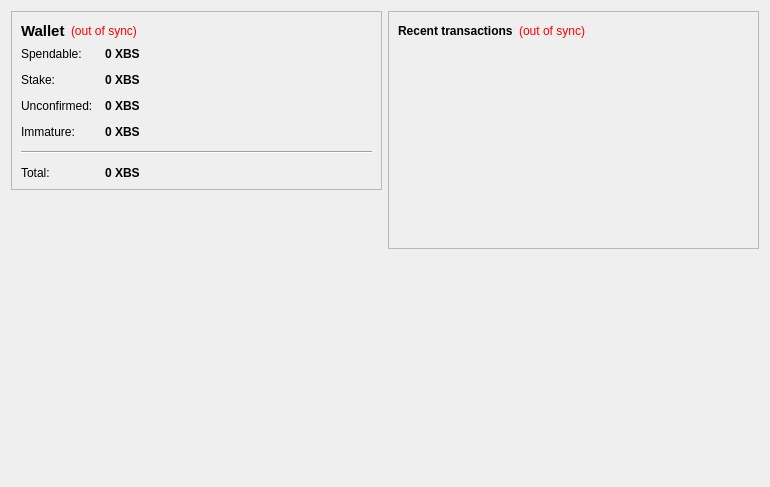
<?xml version="1.0" encoding="UTF-8"?>
<ui version="4.0">
 <class>OverviewPage</class>
 <widget class="QWidget" name="OverviewPage">
  <property name="geometry">
   <rect>
    <x>0</x>
    <y>0</y>
    <width>770</width>
    <height>487</height>
   </rect>
  </property>
  <property name="windowTitle">
   <string>Form</string>
  </property>
  <layout class="QHBoxLayout" name="horizontalLayout" stretch="1,1">
   <item>
    <layout class="QVBoxLayout" name="verticalLayout_2">
     <item>
      <widget class="QFrame" name="frame">
       <property name="frameShape">
        <enum>QFrame::StyledPanel</enum>
       </property>
       <property name="frameShadow">
        <enum>QFrame::Raised</enum>
       </property>
       <layout class="QVBoxLayout" name="verticalLayout_4">
        <item>
         <layout class="QHBoxLayout" name="horizontalLayout_4">
          <item>
           <widget class="QLabel" name="label_5">
            <property name="font">
             <font>
              <pointsize>11</pointsize>
              <weight>75</weight>
              <bold>true</bold>
             </font>
            </property>
            <property name="text">
             <string>Wallet</string>
            </property>
           </widget>
          </item>
          <item>
           <widget class="QLabel" name="labelWalletStatus">
            <property name="toolTip">
             <string>The displayed information may be out of date. Your wallet automatically synchronizes with the Bitstake network after a connection is established, but this process has not completed yet.</string>
            </property>
            <property name="styleSheet">
             <string notr="true">QLabel { color: red; }</string>
            </property>
            <property name="text">
             <string notr="true">(out of sync)</string>
            </property>
            <property name="alignment">
             <set>Qt::AlignLeading|Qt::AlignLeft|Qt::AlignVCenter</set>
            </property>
           </widget>
          </item>
          <item>
           <spacer name="horizontalSpacer_2">
            <property name="orientation">
             <enum>Qt::Horizontal</enum>
            </property>
            <property name="sizeHint" stdset="0">
             <size>
              <width>40</width>
              <height>20</height>
             </size>
            </property>
           </spacer>
          </item>
         </layout>
        </item>
        <item>
         <layout class="QFormLayout" name="formLayout_2">
          <property name="fieldGrowthPolicy">
           <enum>QFormLayout::AllNonFixedFieldsGrow</enum>
          </property>
          <property name="horizontalSpacing">
           <number>12</number>
          </property>
          <property name="verticalSpacing">
           <number>12</number>
          </property>
          <item row="0" column="0">
           <widget class="QLabel" name="label">
            <property name="text">
             <string>Spendable:</string>
            </property>
           </widget>
          </item>
          <item row="0" column="1">
           <widget class="QLabel" name="labelBalance">
            <property name="font">
             <font>
              <weight>75</weight>
              <bold>true</bold>
             </font>
            </property>
            <property name="cursor">
             <cursorShape>IBeamCursor</cursorShape>
            </property>
            <property name="toolTip">
             <string>Your current spendable balance</string>
            </property>
            <property name="text">
             <string notr="true">0 XBS</string>
            </property>
            <property name="textInteractionFlags">
             <set>Qt::LinksAccessibleByMouse|Qt::TextSelectableByKeyboard|Qt::TextSelectableByMouse</set>
            </property>
           </widget>
          </item>
          <item row="1" column="0">
           <widget class="QLabel" name="label_6">
            <property name="text">
             <string>Stake:</string>
            </property>
           </widget>
          </item>
          <item row="1" column="1">
           <widget class="QLabel" name="labelStake">
            <property name="font">
             <font>
              <weight>75</weight>
              <bold>true</bold>
             </font>
            </property>
            <property name="cursor">
             <cursorShape>IBeamCursor</cursorShape>
            </property>
            <property name="toolTip">
             <string>Total of coins that was staked, and do not yet count toward the current balance</string>
            </property>
            <property name="text">
             <string notr="true">0 XBS</string>
            </property>
            <property name="textInteractionFlags">
             <set>Qt::LinksAccessibleByMouse|Qt::TextSelectableByKeyboard|Qt::TextSelectableByMouse</set>
            </property>
           </widget>
          </item>
          <item row="2" column="0">
           <widget class="QLabel" name="label_3">
            <property name="text">
             <string>Unconfirmed:</string>
            </property>
           </widget>
          </item>
          <item row="2" column="1">
           <widget class="QLabel" name="labelUnconfirmed">
            <property name="font">
             <font>
              <weight>75</weight>
              <bold>true</bold>
             </font>
            </property>
            <property name="cursor">
             <cursorShape>IBeamCursor</cursorShape>
            </property>
            <property name="toolTip">
             <string>Total of transactions that have yet to be confirmed, and do not yet count toward the current balance</string>
            </property>
            <property name="text">
             <string notr="true">0 XBS</string>
            </property>
            <property name="textInteractionFlags">
             <set>Qt::LinksAccessibleByMouse|Qt::TextSelectableByKeyboard|Qt::TextSelectableByMouse</set>
            </property>
           </widget>
          </item>
          <item row="3" column="0">
           <widget class="QLabel" name="labelImmatureText">
            <property name="text">
             <string>Immature:</string>
            </property>
           </widget>
          </item>
          <item row="3" column="1">
           <widget class="QLabel" name="labelImmature">
            <property name="font">
             <font>
              <weight>75</weight>
              <bold>true</bold>
             </font>
            </property>
            <property name="toolTip">
             <string>Mined balance that has not yet matured</string>
            </property>
            <property name="text">
             <string notr="true">0 XBS</string>
            </property>
            <property name="textInteractionFlags">
             <set>Qt::LinksAccessibleByMouse|Qt::TextSelectableByKeyboard|Qt::TextSelectableByMouse</set>
            </property>
           </widget>
          </item>
          <item row="4" column="0" colspan="2">
           <widget class="Line" name="line">
            <property name="orientation">
             <enum>Qt::Horizontal</enum>
            </property>
           </widget>
          </item>
          <item row="5" column="0">
           <widget class="QLabel" name="labelTotalText">
            <property name="text">
             <string>Total:</string>
            </property>
           </widget>
          </item>
          <item row="5" column="1">
           <widget class="QLabel" name="labelTotal">
            <property name="font">
             <font>
              <weight>75</weight>
              <bold>true</bold>
             </font>
            </property>
            <property name="cursor">
             <cursorShape>IBeamCursor</cursorShape>
            </property>
            <property name="toolTip">
             <string>Your current total balance</string>
            </property>
            <property name="text">
             <string notr="true">0 XBS</string>
            </property>
            <property name="textInteractionFlags">
             <set>Qt::LinksAccessibleByMouse|Qt::TextSelectableByKeyboard|Qt::TextSelectableByMouse</set>
            </property>
           </widget>
          </item>
         </layout>
        </item>
       </layout>
      </widget>
     </item>
     <item>
      <spacer name="verticalSpacer">
       <property name="orientation">
        <enum>Qt::Vertical</enum>
       </property>
       <property name="sizeHint" stdset="0">
        <size>
         <width>20</width>
         <height>40</height>
        </size>
       </property>
      </spacer>
     </item>
     <item>
      <widget class="QLabel" name="label_2">
       <property name="autoFillBackground">
        <bool>true</bool>
       </property>
       <property name="text">
        <string/>
       </property>
       <property name="pixmap">
        <pixmap resource="../bitcoin.qrc">:/icons/drmbg</pixmap>
       </property>
       <property name="scaledContents">
        <bool>false</bool>
       </property>
       <property name="margin">
        <number>0</number>
       </property>
      </widget>
     </item>
    </layout>
   </item>
   <item>
    <layout class="QVBoxLayout" name="verticalLayout_3">
     <item>
      <widget class="QFrame" name="frame_2">
       <property name="frameShape">
        <enum>QFrame::StyledPanel</enum>
       </property>
       <property name="frameShadow">
        <enum>QFrame::Raised</enum>
       </property>
       <layout class="QVBoxLayout" name="verticalLayout">
        <item>
         <layout class="QHBoxLayout" name="horizontalLayout_2">
          <item>
           <widget class="QLabel" name="label_4">
            <property name="text">
             <string>&lt;b&gt;Recent transactions&lt;/b&gt;</string>
            </property>
           </widget>
          </item>
          <item>
           <widget class="QLabel" name="labelTransactionsStatus">
            <property name="toolTip">
             <string>The displayed information may be out of date. Your wallet automatically synchronizes with the Bitstake network after a connection is established, but this process has not completed yet.</string>
            </property>
            <property name="styleSheet">
             <string notr="true">QLabel { color: red; }</string>
            </property>
            <property name="text">
             <string notr="true">(out of sync)</string>
            </property>
            <property name="alignment">
             <set>Qt::AlignRight|Qt::AlignTrailing|Qt::AlignVCenter</set>
            </property>
           </widget>
          </item>
          <item>
           <spacer name="horizontalSpacer">
            <property name="orientation">
             <enum>Qt::Horizontal</enum>
            </property>
            <property name="sizeHint" stdset="0">
             <size>
              <width>40</width>
              <height>20</height>
             </size>
            </property>
           </spacer>
          </item>
         </layout>
        </item>
        <item>
         <widget class="QListView" name="listTransactions">
          <property name="styleSheet">
           <string notr="true">QListView { background: transparent; }</string>
          </property>
          <property name="frameShape">
           <enum>QFrame::NoFrame</enum>
          </property>
          <property name="verticalScrollBarPolicy">
           <enum>Qt::ScrollBarAlwaysOff</enum>
          </property>
          <property name="horizontalScrollBarPolicy">
           <enum>Qt::ScrollBarAlwaysOff</enum>
          </property>
          <property name="selectionMode">
           <enum>QAbstractItemView::NoSelection</enum>
          </property>
         </widget>
        </item>
       </layout>
      </widget>
     </item>
     <item>
      <spacer name="verticalSpacer_2">
       <property name="orientation">
        <enum>Qt::Vertical</enum>
       </property>
       <property name="sizeHint" stdset="0">
        <size>
         <width>20</width>
         <height>40</height>
        </size>
       </property>
      </spacer>
     </item>
    </layout>
   </item>
  </layout>
 </widget>
 <resources/>
 <connections/>
</ui>
